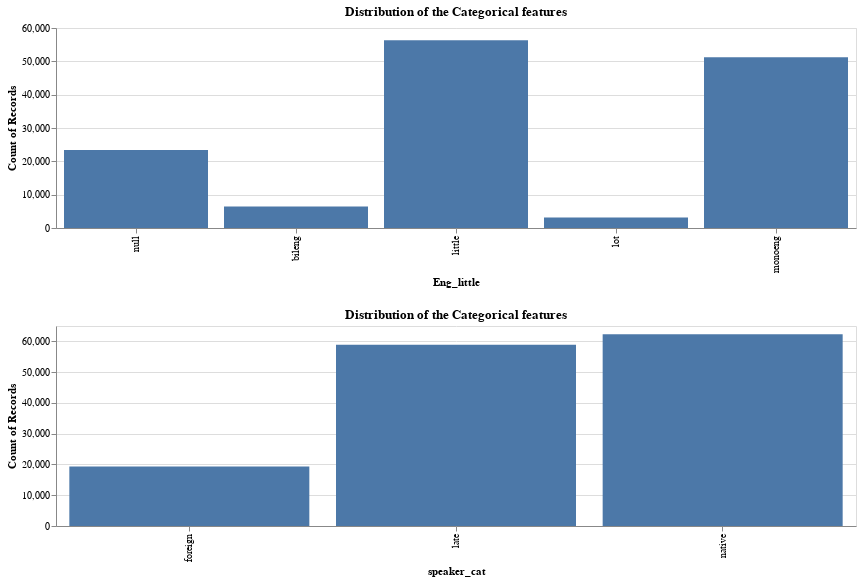

Notebook source saved alongside this figure:
### Code cell
# Checking the Categorical Features Distribution
alt.Chart(train_df, title="Distribution of the Categorical features").mark_bar().encode(
    x=alt.X(alt.repeat()),
    y="count()",
).properties(height=200, width=800).repeat(categorical_feats, columns=1)

### Figure 1 — Vega specification as saved in the notebook (floating-point values rounded to 4 significant figures)
{"$schema": "https://vega.github.io/schema/vega/v5.json", "data": [{"name": "source_0"}, {"name": "data_0", "values": [{"Eng_little": "little", "__count": 56360}, {"Eng_little": "monoeng", "__count": 51251}, {"Eng_little": "bileng", "__count": 6436}, {"Eng_little": "lot", "__count": 3167}, {"Eng_little": null, "__count": 23380}]}, {"name": "data_1", "values": [{"__count": 58910, "speaker_cat": "late"}, {"__count": 62351, "speaker_cat": "native"}, {"__count": 19333, "speaker_cat": "foreign"}]}, {"name": "data_0_child__Eng_little_x_domain_Eng_little", "values": [{"Eng_little": "little"}, {"Eng_little": "monoeng"}, {"Eng_little": "bileng"}, {"Eng_little": "lot"}, {"Eng_little": null}]}, {"name": "data_0_child__Eng_little_y_domain___count", "values": [{"min": 3167, "max": 56360}]}, {"name": "data_1_child__speaker_cat_x_domain_speaker_cat", "values": [{"speaker_cat": "late"}, {"speaker_cat": "native"}, {"speaker_cat": "foreign"}]}, {"name": "data_1_child__speaker_cat_y_domain___count", "values": [{"min": 19333, "max": 62351}]}], "signals": [{"name": "childHeight", "value": 200}], "marks": [{"type": "group", "name": "child__Eng_little_group", "encode": {"update": {"width": {"signal": "width"}, "height": {"signal": "childHeight"}}}, "marks": [{"type": "rect", "name": "child__Eng_little_marks", "from": {"data": "data_0"}, "encode": {"update": {"x": {"field": "Eng_little", "scale": "child__Eng_little_x"}, "ariaRoleDescription": {"value": "bar"}, "y": {"field": "__count", "scale": "child__Eng_little_y"}, "width": {"signal": "max(0.25, bandwidth('child__Eng_little_x'))"}, "y2": {"value": 0, "scale": "child__Eng_little_y"}, "description": {"signal": "\"Eng_little: \" + (isValid(datum[\"Eng_little\"]) ? datum[\"Eng_little\"] : \"\"+datum[\"Eng_little\"]) + \"; Count of Records: \" + (format(datum[\"__count\"], \"\"))"}, "fill": {"value": "#4c78a8"}}}, "style": ["bar"]}], "axes": [{"scale": "child__Eng_little_y", "domain": false, "minExtent": 0, "gridScale": "child__Eng_little_x", "ticks": false, "orient": "left", "labels": false, "maxExtent": 0, "grid": true, "tickCount": {"signal": "ceil(childHeight/40)"}, "zindex": 0, "aria": false}, {"scale": "child__Eng_little_x", "grid": false, "title": "Eng_little", "labelBaseline": "middle", "labelAlign": "right", "zindex": 0, "orient": "bottom", "labelAngle": 270}, {"scale": "child__Eng_little_y", "zindex": 0, "title": "Count of Records", "grid": false, "orient": "left", "labelOverlap": true, "tickCount": {"signal": "ceil(childHeight/40)"}}], "title": {"text": "Distribution of the Categorical features", "frame": "group"}, "style": "cell"}, {"type": "group", "name": "child__speaker_cat_group", "encode": {"update": {"height": {"signal": "childHeight"}, "width": {"signal": "width"}}}, "marks": [{"type": "rect", "name": "child__speaker_cat_marks", "from": {"data": "data_1"}, "encode": {"update": {"ariaRoleDescription": {"value": "bar"}, "description": {"signal": "\"speaker_cat: \" + (isValid(datum[\"speaker_cat\"]) ? datum[\"speaker_cat\"] : \"\"+datum[\"speaker_cat\"]) + \"; Count of Records: \" + (format(datum[\"__count\"], \"\"))"}, "y": {"field": "__count", "scale": "child__speaker_cat_y"}, "y2": {"value": 0, "scale": "child__speaker_cat_y"}, "fill": {"value": "#4c78a8"}, "width": {"signal": "max(0.25, bandwidth('child__speaker_cat_x'))"}, "x": {"field": "speaker_cat", "scale": "child__speaker_cat_x"}}}, "style": ["bar"]}], "axes": [{"scale": "child__speaker_cat_y", "zindex": 0, "tickCount": {"signal": "ceil(childHeight/40)"}, "grid": true, "labels": false, "domain": false, "aria": false, "maxExtent": 0, "minExtent": 0, "ticks": false, "gridScale": "child__speaker_cat_x", "orient": "left"}, {"scale": "child__speaker_cat_x", "zindex": 0, "orient": "bottom", "labelAngle": 270, "labelBaseline": "middle", "grid": false, "title": "speaker_cat", "labelAlign": "right"}, {"scale": "child__speaker_cat_y", "grid": false, "tickCount": {"signal": "ceil(childHeight/40)"}, "zindex": 0, "orient": "left", "title": "Count of Records", "labelOverlap": true}], "title": {"text": "Distribution of the Categorical features", "frame": "group"}, "style": "cell"}], "scales": [{"name": "child__Eng_little_x", "type": "band", "domain": {"data": "data_0_child__Eng_little_x_domain_Eng_little", "field": "Eng_little", "sort": true}, "range": [0, {"signal": "width"}], "paddingInner": 0.1, "paddingOuter": 0.05}, {"name": "child__Eng_little_y", "type": "linear", "domain": [{"signal": "(data(\"data_0_child__Eng_little_y_domain___count\")[0] || {}).min"}, {"signal": "(data(\"data_0_child__Eng_little_y_domain___count\")[0] || {}).max"}], "range": [{"signal": "childHeight"}, 0], "nice": true, "zero": true}, {"name": "child__speaker_cat_x", "type": "band", "domain": {"data": "data_1_child__speaker_cat_x_domain_speaker_cat", "field": "speaker_cat", "sort": true}, "range": [0, {"signal": "width"}], "paddingInner": 0.1, "paddingOuter": 0.05}, {"name": "child__speaker_cat_y", "type": "linear", "domain": [{"signal": "(data(\"data_1_child__speaker_cat_y_domain___count\")[0] || {}).min"}, {"signal": "(data(\"data_1_child__speaker_cat_y_domain___count\")[0] || {}).max"}], "range": [{"signal": "childHeight"}, 0], "nice": true, "zero": true}], "layout": {"padding": 20, "columns": 1, "bounds": "full", "align": "all"}, "padding": 5, "background": "white", "width": 800}
